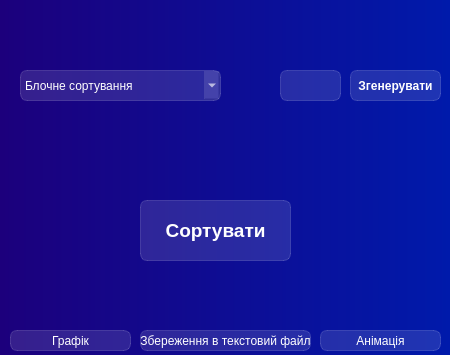
<?xml version="1.0" encoding="UTF-8"?>
<ui version="4.0">
 <class>MainWindow</class>
 <widget class="QMainWindow" name="MainWindow">
  <property name="geometry">
   <rect>
    <x>0</x>
    <y>0</y>
    <width>450</width>
    <height>355</height>
   </rect>
  </property>
  <property name="windowTitle">
   <string>Сортування масивів</string>
  </property>
  <property name="styleSheet">
   <string notr="true">background-color: qlineargradient(spread:pad, x1:0, y1:0, x2:1, y2:0, stop:0 rgba(28, 0, 124, 255), stop:1 rgba(0, 26, 171, 255));</string>
  </property>
  <widget class="QWidget" name="centralwidget">
   <widget class="QTextEdit" name="NumEdit">
    <property name="geometry">
     <rect>
      <x>280</x>
      <y>70</y>
      <width>61</width>
      <height>31</height>
     </rect>
    </property>
    <property name="font">
     <font>
      <pointsize>10</pointsize>
     </font>
    </property>
    <property name="styleSheet">
     <string notr="true">QTextEdit {
color: white;
background-color: rgba(255,255,255,30);
border:1px solid rgba(255,255,255,40);
border-radius: 7px;
width:30px;
height:20px; 
}
</string>
    </property>
   </widget>
   <widget class="QComboBox" name="ComboSort">
    <property name="geometry">
     <rect>
      <x>20</x>
      <y>70</y>
      <width>201</width>
      <height>31</height>
     </rect>
    </property>
    <property name="styleSheet">
     <string notr="true">QComboBox {
color: white;
background-color: rgba(255,255,255,30);
border:1px solid rgba(255,255,255,40);
border-radius: 7px;
width:30px;
height:20px; 
}
</string>
    </property>
    <item>
     <property name="text">
      <string>Блочне сортування</string>
     </property>
    </item>
    <item>
     <property name="text">
      <string>Сортування підрахунком</string>
     </property>
    </item>
    <item>
     <property name="text">
      <string>Порозрядне сортування</string>
     </property>
    </item>
   </widget>
   <widget class="QPushButton" name="Generate">
    <property name="geometry">
     <rect>
      <x>350</x>
      <y>70</y>
      <width>91</width>
      <height>31</height>
     </rect>
    </property>
    <property name="font">
     <font>
      <weight>75</weight>
      <bold>true</bold>
     </font>
    </property>
    <property name="styleSheet">
     <string notr="true">QPushButton {
color: white;
background-color: rgba(255,255,255,30);
border:1px solid rgba(255,255,255,40);
border-radius: 7px;
width:30px;
height:20px; 
}
QPushButton:hover{
background-color: rgba(255,255,255,40)
}
QPushButton:pressed{
background-color: rgba(255,255,255,70)
}
</string>
    </property>
    <property name="text">
     <string>Згенерувати</string>
    </property>
   </widget>
   <widget class="QPushButton" name="Sort">
    <property name="geometry">
     <rect>
      <x>140</x>
      <y>200</y>
      <width>151</width>
      <height>61</height>
     </rect>
    </property>
    <property name="font">
     <font>
      <pointsize>14</pointsize>
      <weight>75</weight>
      <bold>true</bold>
     </font>
    </property>
    <property name="styleSheet">
     <string notr="true">QPushButton {
color: white;
background-color: rgba(255,255,255,30);
border:1px solid rgba(255,255,255,40);
border-radius: 7px;
width:30px;
height:20px; 
}
QPushButton:hover{
background-color: rgba(255,255,255,40)
}
QPushButton:pressed{
background-color: rgba(255,255,255,70)
}
</string>
    </property>
    <property name="text">
     <string>Сортувати</string>
    </property>
   </widget>
   <widget class="QPushButton" name="Animation">
    <property name="geometry">
     <rect>
      <x>320</x>
      <y>330</y>
      <width>121</width>
      <height>21</height>
     </rect>
    </property>
    <property name="styleSheet">
     <string notr="true">QPushButton {
color: white;
background-color: rgba(255,255,255,30);
border:1px solid rgba(255,255,255,40);
border-radius: 7px;
width:60px;
height:20px; 
}
QPushButton:hover{
background-color: rgba(255,255,255,40)
}
QPushButton:pressed{
background-color: rgba(255,255,255,70)
}
</string>
    </property>
    <property name="text">
     <string>Анімація</string>
    </property>
   </widget>
   <widget class="QPushButton" name="Graph">
    <property name="geometry">
     <rect>
      <x>10</x>
      <y>330</y>
      <width>121</width>
      <height>21</height>
     </rect>
    </property>
    <property name="styleSheet">
     <string notr="true">QPushButton {
color: white;
background-color: rgba(255,255,255,30);
border:1px solid rgba(255,255,255,40);
border-radius: 7px;
width:10px;
height:20px; 
}
QPushButton:hover{
background-color: rgba(255,255,255,40)
}
QPushButton:pressed{
background-color: rgba(255,255,255,70)
}
</string>
    </property>
    <property name="text">
     <string>Графік</string>
    </property>
   </widget>
   <widget class="QPushButton" name="Save">
    <property name="geometry">
     <rect>
      <x>140</x>
      <y>330</y>
      <width>171</width>
      <height>21</height>
     </rect>
    </property>
    <property name="styleSheet">
     <string notr="true">QPushButton {
color: white;
background-color: rgba(255,255,255,30);
border:1px solid rgba(255,255,255,40);
border-radius: 7px;
width:50px;
height:20px; 
}
QPushButton:hover{
background-color: rgba(255,255,255,40)
}
QPushButton:pressed{
background-color: rgba(255,255,255,70)
}
</string>
    </property>
    <property name="text">
     <string>Збереження в текстовий файл</string>
    </property>
   </widget>
  </widget>
 </widget>
 <resources/>
 <connections/>
</ui>
